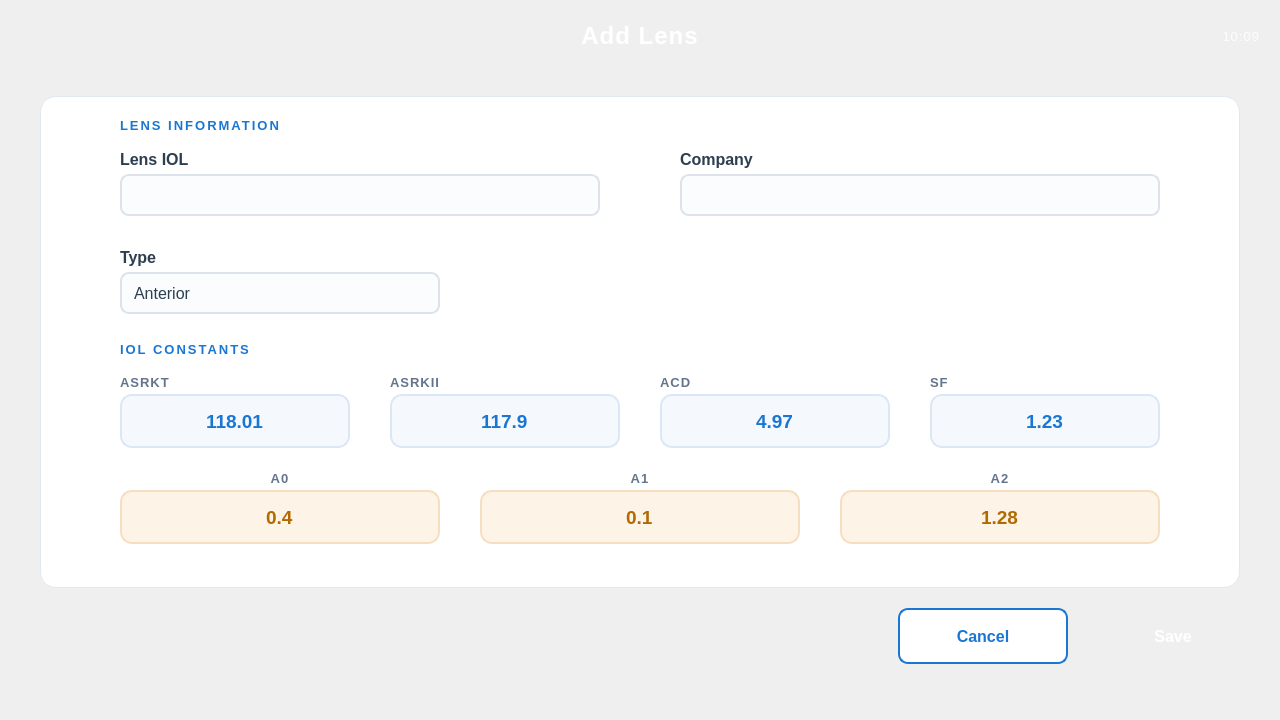
<?xml version="1.0" encoding="UTF-8"?>
<ui version="4.0">
 <class>AddLensDialog</class>
 <widget class="QDialog" name="AddLensDialog">
  <property name="geometry">
   <rect>
    <x>0</x>
    <y>0</y>
    <width>1280</width>
    <height>720</height>
   </rect>
  </property>
  <property name="windowTitle">
   <string>Dialog</string>
  </property>
  <property name="styleSheet">
   <string notr="true">
QDialog{
	background: qlineargradient(spread:pad, x1:0, y1:0, x2:1, y2:1,
		stop:0 #eef2f8, stop:1 #e4ebf5);
	font-family: "Segoe UI";
}</string>
  </property>

  <!-- Header -->
  <widget class="QLabel" name="lbl_title">
   <property name="geometry">
    <rect>
     <x>0</x>
     <y>0</y>
     <width>1280</width>
     <height>72</height>
    </rect>
   </property>
   <property name="font">
    <font>
     <pointsize>18</pointsize>
     <weight>75</weight>
     <bold>true</bold>
    </font>
   </property>
   <property name="styleSheet">
    <string notr="true">QLabel{
	background: qlineargradient(spread:pad, x1:0, y1:0, x2:1, y2:0,
		stop:0 #1A5FB4, stop:0.55 #1976D2, stop:1 #2E9BDA);
	color: rgb(255,255,255);
	border-bottom-left-radius: 18px;
	border-bottom-right-radius: 18px;
	letter-spacing: 1px;
}</string>
   </property>
   <property name="text">
    <string>Add Lens</string>
   </property>
   <property name="alignment">
    <set>Qt::AlignCenter</set>
   </property>
  </widget>

  <widget class="QLabel" name="lbl_time">
   <property name="geometry">
    <rect>
     <x>1120</x>
     <y>16</y>
     <width>140</width>
     <height>40</height>
    </rect>
   </property>
   <property name="font">
    <font>
     <pointsize>10</pointsize>
    </font>
   </property>
   <property name="styleSheet">
    <string notr="true">QLabel{
	background: transparent;
	color: rgba(255,255,255,220);
	letter-spacing: 1px;
}</string>
   </property>
   <property name="text">
    <string>10:09</string>
   </property>
   <property name="alignment">
    <set>Qt::AlignRight|Qt::AlignTrailing|Qt::AlignVCenter</set>
   </property>
  </widget>

  <!-- Card -->
  <widget class="QFrame" name="frame">
   <property name="geometry">
    <rect>
     <x>40</x>
     <y>96</y>
     <width>1200</width>
     <height>492</height>
    </rect>
   </property>
   <property name="styleSheet">
    <string notr="true">QFrame#frame{
	background: rgb(255,255,255);
	border: 1px solid #E2E8F0;
	border-radius: 16px;
}</string>
   </property>
   <property name="frameShape">
    <enum>QFrame::StyledPanel</enum>
   </property>
   <property name="frameShadow">
    <enum>QFrame::Raised</enum>
   </property>

   <!-- Section: Lens Information -->
   <widget class="QLabel" name="lbl_sectionInfo">
    <property name="geometry">
     <rect>
      <x>80</x>
      <y>18</y>
      <width>400</width>
      <height>22</height>
     </rect>
    </property>
    <property name="font">
     <font>
      <pointsize>10</pointsize>
      <weight>75</weight>
      <bold>true</bold>
     </font>
    </property>
    <property name="styleSheet">
     <string notr="true">QLabel{
	background: transparent;
	color: #1976D2;
	letter-spacing: 2px;
}</string>
    </property>
    <property name="text">
     <string>LENS INFORMATION</string>
    </property>
   </widget>

   <widget class="QLabel" name="lbl_iolLens">
    <property name="geometry">
     <rect>
      <x>80</x>
      <y>52</y>
      <width>200</width>
      <height>22</height>
     </rect>
    </property>
    <property name="font">
     <font>
      <pointsize>12</pointsize>
      <weight>75</weight>
      <bold>true</bold>
     </font>
    </property>
    <property name="styleSheet">
     <string notr="true">QLabel{ background: transparent; color: #2C3E50; }</string>
    </property>
    <property name="text">
     <string>Lens IOL</string>
    </property>
   </widget>
   <widget class="QLineEdit" name="lineEdit_iol">
    <property name="geometry">
     <rect>
      <x>80</x>
      <y>78</y>
      <width>480</width>
      <height>42</height>
     </rect>
    </property>
    <property name="font">
     <font>
      <pointsize>12</pointsize>
     </font>
    </property>
    <property name="styleSheet">
     <string notr="true">QLineEdit{
	background: #FBFCFE;
	border: 1.5px solid #DCE3EA;
	border-radius: 9px;
	padding: 4px 12px;
	color: #2C3E50;
	selection-background-color: #90CAF9;
}
QLineEdit:focus{
	border: 1.5px solid #1976D2;
	background: #FFFFFF;
}
QLineEdit:hover{
	border: 1.5px solid #A9C4E8;
}</string>
    </property>
   </widget>

   <widget class="QLabel" name="lbl_company">
    <property name="geometry">
     <rect>
      <x>640</x>
      <y>52</y>
      <width>200</width>
      <height>22</height>
     </rect>
    </property>
    <property name="font">
     <font>
      <pointsize>12</pointsize>
      <weight>75</weight>
      <bold>true</bold>
     </font>
    </property>
    <property name="styleSheet">
     <string notr="true">QLabel{ background: transparent; color: #2C3E50; }</string>
    </property>
    <property name="text">
     <string>Company</string>
    </property>
   </widget>
   <widget class="QLineEdit" name="lineEdit_company">
    <property name="geometry">
     <rect>
      <x>640</x>
      <y>78</y>
      <width>480</width>
      <height>42</height>
     </rect>
    </property>
    <property name="font">
     <font>
      <pointsize>12</pointsize>
     </font>
    </property>
    <property name="styleSheet">
     <string notr="true">QLineEdit{
	background: #FBFCFE;
	border: 1.5px solid #DCE3EA;
	border-radius: 9px;
	padding: 4px 12px;
	color: #2C3E50;
	selection-background-color: #90CAF9;
}
QLineEdit:focus{
	border: 1.5px solid #1976D2;
	background: #FFFFFF;
}
QLineEdit:hover{
	border: 1.5px solid #A9C4E8;
}</string>
    </property>
   </widget>

   <widget class="QLabel" name="lbl_type">
    <property name="geometry">
     <rect>
      <x>80</x>
      <y>150</y>
      <width>200</width>
      <height>22</height>
     </rect>
    </property>
    <property name="font">
     <font>
      <pointsize>12</pointsize>
      <weight>75</weight>
      <bold>true</bold>
     </font>
    </property>
    <property name="styleSheet">
     <string notr="true">QLabel{ background: transparent; color: #2C3E50; }</string>
    </property>
    <property name="text">
     <string>Type</string>
    </property>
   </widget>
   <widget class="QComboBox" name="comboBox_lensType">
    <property name="geometry">
     <rect>
      <x>80</x>
      <y>176</y>
      <width>320</width>
      <height>42</height>
     </rect>
    </property>
    <property name="font">
     <font>
      <pointsize>12</pointsize>
     </font>
    </property>
    <property name="styleSheet">
     <string notr="true">QComboBox{
	background: #FBFCFE;
	border: 1.5px solid #DCE3EA;
	border-radius: 9px;
	padding: 4px 12px;
	color: #2C3E50;
}
QComboBox:hover{
	border: 1.5px solid #A9C4E8;
}
QComboBox:focus, QComboBox:on{
	border: 1.5px solid #1976D2;
	background: #FFFFFF;
}
QComboBox::drop-down{
	border: none;
	width: 28px;
}
QComboBox QAbstractItemView{
	background: #FFFFFF;
	border: 1px solid #DCE3EA;
	selection-background-color: #E3F0FD;
	selection-color: #1976D2;
	outline: none;
	padding: 4px;
}</string>
    </property>
    <item>
     <property name="text">
      <string>Anterior</string>
     </property>
    </item>
    <item>
     <property name="text">
      <string>Posterior</string>
     </property>
    </item>
   </widget>

   <!-- Section: IOL Constants -->
   <widget class="QLabel" name="lbl_sectionConstants">
    <property name="geometry">
     <rect>
      <x>80</x>
      <y>242</y>
      <width>400</width>
      <height>22</height>
     </rect>
    </property>
    <property name="font">
     <font>
      <pointsize>10</pointsize>
      <weight>75</weight>
      <bold>true</bold>
     </font>
    </property>
    <property name="styleSheet">
     <string notr="true">QLabel{
	background: transparent;
	color: #1976D2;
	letter-spacing: 2px;
}</string>
    </property>
    <property name="text">
     <string>IOL CONSTANTS</string>
    </property>
   </widget>

   <widget class="QLabel" name="lbl_asrkt">
    <property name="geometry">
     <rect>
      <x>80</x>
      <y>276</y>
      <width>230</width>
      <height>20</height>
     </rect>
    </property>
    <property name="font">
     <font>
      <pointsize>10</pointsize>
      <weight>75</weight>
      <bold>true</bold>
     </font>
    </property>
    <property name="styleSheet">
     <string notr="true">QLabel{ background: transparent; color: #64748B; letter-spacing: 1px; }</string>
    </property>
    <property name="text">
     <string>ASRKT</string>
    </property>
   </widget>
   <widget class="QLineEdit" name="lineEdit_asrkt">
    <property name="geometry">
     <rect>
      <x>80</x>
      <y>298</y>
      <width>230</width>
      <height>54</height>
     </rect>
    </property>
    <property name="font">
     <font>
      <pointsize>14</pointsize>
      <weight>75</weight>
      <bold>true</bold>
     </font>
    </property>
    <property name="styleSheet">
     <string notr="true">QLineEdit{
	background: #F5F9FE;
	border: 1.5px solid #DCE7F5;
	border-radius: 12px;
	color: #1976D2;
	selection-background-color: #90CAF9;
}
QLineEdit:focus{
	border: 1.5px solid #1976D2;
	background: #FFFFFF;
}
QLineEdit:hover{
	border: 1.5px solid #A9C4E8;
}</string>
    </property>
    <property name="text">
     <string>118.01</string>
    </property>
    <property name="alignment">
     <set>Qt::AlignCenter</set>
    </property>
   </widget>

   <widget class="QLabel" name="lbl_asrkii">
    <property name="geometry">
     <rect>
      <x>350</x>
      <y>276</y>
      <width>230</width>
      <height>20</height>
     </rect>
    </property>
    <property name="font">
     <font>
      <pointsize>10</pointsize>
      <weight>75</weight>
      <bold>true</bold>
     </font>
    </property>
    <property name="styleSheet">
     <string notr="true">QLabel{ background: transparent; color: #64748B; letter-spacing: 1px; }</string>
    </property>
    <property name="text">
     <string>ASRKII</string>
    </property>
   </widget>
   <widget class="QLineEdit" name="lineEdit_asrkii">
    <property name="geometry">
     <rect>
      <x>350</x>
      <y>298</y>
      <width>230</width>
      <height>54</height>
     </rect>
    </property>
    <property name="font">
     <font>
      <pointsize>14</pointsize>
      <weight>75</weight>
      <bold>true</bold>
     </font>
    </property>
    <property name="styleSheet">
     <string notr="true">QLineEdit{
	background: #F5F9FE;
	border: 1.5px solid #DCE7F5;
	border-radius: 12px;
	color: #1976D2;
	selection-background-color: #90CAF9;
}
QLineEdit:focus{
	border: 1.5px solid #1976D2;
	background: #FFFFFF;
}
QLineEdit:hover{
	border: 1.5px solid #A9C4E8;
}</string>
    </property>
    <property name="text">
     <string>117.9</string>
    </property>
    <property name="alignment">
     <set>Qt::AlignCenter</set>
    </property>
   </widget>

   <widget class="QLabel" name="lbl_acd">
    <property name="geometry">
     <rect>
      <x>620</x>
      <y>276</y>
      <width>230</width>
      <height>20</height>
     </rect>
    </property>
    <property name="font">
     <font>
      <pointsize>10</pointsize>
      <weight>75</weight>
      <bold>true</bold>
     </font>
    </property>
    <property name="styleSheet">
     <string notr="true">QLabel{ background: transparent; color: #64748B; letter-spacing: 1px; }</string>
    </property>
    <property name="text">
     <string>ACD</string>
    </property>
   </widget>
   <widget class="QLineEdit" name="lineEdit_acd">
    <property name="geometry">
     <rect>
      <x>620</x>
      <y>298</y>
      <width>230</width>
      <height>54</height>
     </rect>
    </property>
    <property name="font">
     <font>
      <pointsize>14</pointsize>
      <weight>75</weight>
      <bold>true</bold>
     </font>
    </property>
    <property name="styleSheet">
     <string notr="true">QLineEdit{
	background: #F5F9FE;
	border: 1.5px solid #DCE7F5;
	border-radius: 12px;
	color: #1976D2;
	selection-background-color: #90CAF9;
}
QLineEdit:focus{
	border: 1.5px solid #1976D2;
	background: #FFFFFF;
}
QLineEdit:hover{
	border: 1.5px solid #A9C4E8;
}</string>
    </property>
    <property name="text">
     <string>4.97</string>
    </property>
    <property name="alignment">
     <set>Qt::AlignCenter</set>
    </property>
   </widget>

   <widget class="QLabel" name="lbl_sf">
    <property name="geometry">
     <rect>
      <x>890</x>
      <y>276</y>
      <width>230</width>
      <height>20</height>
     </rect>
    </property>
    <property name="font">
     <font>
      <pointsize>10</pointsize>
      <weight>75</weight>
      <bold>true</bold>
     </font>
    </property>
    <property name="styleSheet">
     <string notr="true">QLabel{ background: transparent; color: #64748B; letter-spacing: 1px; }</string>
    </property>
    <property name="text">
     <string>SF</string>
    </property>
   </widget>
   <widget class="QLineEdit" name="lineEdit_sf">
    <property name="geometry">
     <rect>
      <x>890</x>
      <y>298</y>
      <width>230</width>
      <height>54</height>
     </rect>
    </property>
    <property name="font">
     <font>
      <pointsize>14</pointsize>
      <weight>75</weight>
      <bold>true</bold>
     </font>
    </property>
    <property name="styleSheet">
     <string notr="true">QLineEdit{
	background: #F5F9FE;
	border: 1.5px solid #DCE7F5;
	border-radius: 12px;
	color: #1976D2;
	selection-background-color: #90CAF9;
}
QLineEdit:focus{
	border: 1.5px solid #1976D2;
	background: #FFFFFF;
}
QLineEdit:hover{
	border: 1.5px solid #A9C4E8;
}</string>
    </property>
    <property name="text">
     <string>1.23</string>
    </property>
    <property name="alignment">
     <set>Qt::AlignCenter</set>
    </property>
   </widget>

   <widget class="QLabel" name="lbl_a0">
    <property name="geometry">
     <rect>
      <x>80</x>
      <y>372</y>
      <width>320</width>
      <height>20</height>
     </rect>
    </property>
    <property name="font">
     <font>
      <pointsize>10</pointsize>
      <weight>75</weight>
      <bold>true</bold>
     </font>
    </property>
    <property name="styleSheet">
     <string notr="true">QLabel{ background: transparent; color: #64748B; letter-spacing: 1px; }</string>
    </property>
    <property name="text">
     <string>A0</string>
    </property>
    <property name="alignment">
     <set>Qt::AlignCenter</set>
    </property>
   </widget>
   <widget class="QLineEdit" name="lineEdit_a0">
    <property name="geometry">
     <rect>
      <x>80</x>
      <y>394</y>
      <width>320</width>
      <height>54</height>
     </rect>
    </property>
    <property name="font">
     <font>
      <pointsize>14</pointsize>
      <weight>75</weight>
      <bold>true</bold>
     </font>
    </property>
    <property name="styleSheet">
     <string notr="true">QLineEdit{
	background: #FDF3E7;
	border: 1.5px solid #F6DFC0;
	border-radius: 12px;
	color: #B26A00;
	selection-background-color: #FCE0B0;
}
QLineEdit:focus{
	border: 1.5px solid #E08E00;
	background: #FFFFFF;
}
QLineEdit:hover{
	border: 1.5px solid #EBBE7C;
}</string>
    </property>
    <property name="text">
     <string>0.4</string>
    </property>
    <property name="alignment">
     <set>Qt::AlignCenter</set>
    </property>
   </widget>

   <widget class="QLabel" name="lbl_a1">
    <property name="geometry">
     <rect>
      <x>440</x>
      <y>372</y>
      <width>320</width>
      <height>20</height>
     </rect>
    </property>
    <property name="font">
     <font>
      <pointsize>10</pointsize>
      <weight>75</weight>
      <bold>true</bold>
     </font>
    </property>
    <property name="styleSheet">
     <string notr="true">QLabel{ background: transparent; color: #64748B; letter-spacing: 1px; }</string>
    </property>
    <property name="text">
     <string>A1</string>
    </property>
    <property name="alignment">
     <set>Qt::AlignCenter</set>
    </property>
   </widget>
   <widget class="QLineEdit" name="lineEdit_a1">
    <property name="geometry">
     <rect>
      <x>440</x>
      <y>394</y>
      <width>320</width>
      <height>54</height>
     </rect>
    </property>
    <property name="font">
     <font>
      <pointsize>14</pointsize>
      <weight>75</weight>
      <bold>true</bold>
     </font>
    </property>
    <property name="styleSheet">
     <string notr="true">QLineEdit{
	background: #FDF3E7;
	border: 1.5px solid #F6DFC0;
	border-radius: 12px;
	color: #B26A00;
	selection-background-color: #FCE0B0;
}
QLineEdit:focus{
	border: 1.5px solid #E08E00;
	background: #FFFFFF;
}
QLineEdit:hover{
	border: 1.5px solid #EBBE7C;
}</string>
    </property>
    <property name="text">
     <string>0.1</string>
    </property>
    <property name="alignment">
     <set>Qt::AlignCenter</set>
    </property>
   </widget>

   <widget class="QLabel" name="lbl_a2">
    <property name="geometry">
     <rect>
      <x>800</x>
      <y>372</y>
      <width>320</width>
      <height>20</height>
     </rect>
    </property>
    <property name="font">
     <font>
      <pointsize>10</pointsize>
      <weight>75</weight>
      <bold>true</bold>
     </font>
    </property>
    <property name="styleSheet">
     <string notr="true">QLabel{ background: transparent; color: #64748B; letter-spacing: 1px; }</string>
    </property>
    <property name="text">
     <string>A2</string>
    </property>
    <property name="alignment">
     <set>Qt::AlignCenter</set>
    </property>
   </widget>
   <widget class="QLineEdit" name="lineEdit_a2">
    <property name="geometry">
     <rect>
      <x>800</x>
      <y>394</y>
      <width>320</width>
      <height>54</height>
     </rect>
    </property>
    <property name="font">
     <font>
      <pointsize>14</pointsize>
      <weight>75</weight>
      <bold>true</bold>
     </font>
    </property>
    <property name="styleSheet">
     <string notr="true">QLineEdit{
	background: #FDF3E7;
	border: 1.5px solid #F6DFC0;
	border-radius: 12px;
	color: #B26A00;
	selection-background-color: #FCE0B0;
}
QLineEdit:focus{
	border: 1.5px solid #E08E00;
	background: #FFFFFF;
}
QLineEdit:hover{
	border: 1.5px solid #EBBE7C;
}</string>
    </property>
    <property name="text">
     <string>1.28</string>
    </property>
    <property name="alignment">
     <set>Qt::AlignCenter</set>
    </property>
   </widget>
  </widget>

  <!-- Footer buttons -->
  <widget class="QPushButton" name="btn_cancel">
   <property name="geometry">
    <rect>
     <x>898</x>
     <y>608</y>
     <width>170</width>
     <height>56</height>
    </rect>
   </property>
   <property name="font">
    <font>
     <pointsize>12</pointsize>
     <weight>75</weight>
     <bold>true</bold>
    </font>
   </property>
   <property name="cursor">
    <cursorShape>PointingHandCursor</cursorShape>
   </property>
   <property name="styleSheet">
    <string notr="true">QPushButton{
	background: #FFFFFF;
	color: #1976D2;
	border: 1.5px solid #1976D2;
	border-radius: 10px;
}
QPushButton:hover{
	background: #EAF3FC;
}
QPushButton:pressed{
	background: #D7E9FA;
}</string>
   </property>
   <property name="text">
    <string>Cancel</string>
   </property>
   <property name="flat">
    <bool>false</bool>
   </property>
  </widget>
  <widget class="QPushButton" name="btn_save">
   <property name="geometry">
    <rect>
     <x>1088</x>
     <y>608</y>
     <width>170</width>
     <height>56</height>
    </rect>
   </property>
   <property name="font">
    <font>
     <pointsize>12</pointsize>
     <weight>75</weight>
     <bold>true</bold>
    </font>
   </property>
   <property name="autoFillBackground">
    <bool>false</bool>
   </property>
   <property name="cursor">
    <cursorShape>PointingHandCursor</cursorShape>
   </property>
   <property name="styleSheet">
    <string notr="true">QPushButton{
	color: rgb(255, 255, 255);
	background: qlineargradient(spread:pad, x1:0, y1:0, x2:1, y2:0,
		stop:0 #1976D2, stop:1 #2E9BDA);
	border: none;
	border-radius: 10px;
}
QPushButton:hover{
	background: qlineargradient(spread:pad, x1:0, y1:0, x2:1, y2:0,
		stop:0 #1668BC, stop:1 #2789C4);
}
QPushButton:pressed{
	background: #14589F;
}</string>
   </property>
   <property name="text">
    <string>Save</string>
   </property>
   <property name="flat">
    <bool>false</bool>
   </property>
  </widget>

  <!-- Snackbar -->
  <widget class="QLabel" name="snackbar">
   <property name="geometry">
    <rect>
     <x>340</x>
     <y>668</y>
     <width>600</width>
     <height>44</height>
    </rect>
   </property>
   <property name="font">
    <font>
     <pointsize>11</pointsize>
     <weight>75</weight>
     <bold>true</bold>
    </font>
   </property>
   <property name="styleSheet">
    <string notr="true">QLabel{
	background: qlineargradient(spread:pad, x1:0, y1:0, x2:1, y2:0,
		stop:0 #E53935, stop:1 #EF5350);
	color: rgb(255,255,255);
	border-radius: 22px;
	padding: 0px 18px;
}</string>
   </property>
   <property name="text">
    <string/>
   </property>
   <property name="alignment">
    <set>Qt::AlignCenter</set>
   </property>
   <property name="indent">
    <number>0</number>
   </property>
  </widget>
 </widget>
 <resources/>
 <connections/>
</ui>
